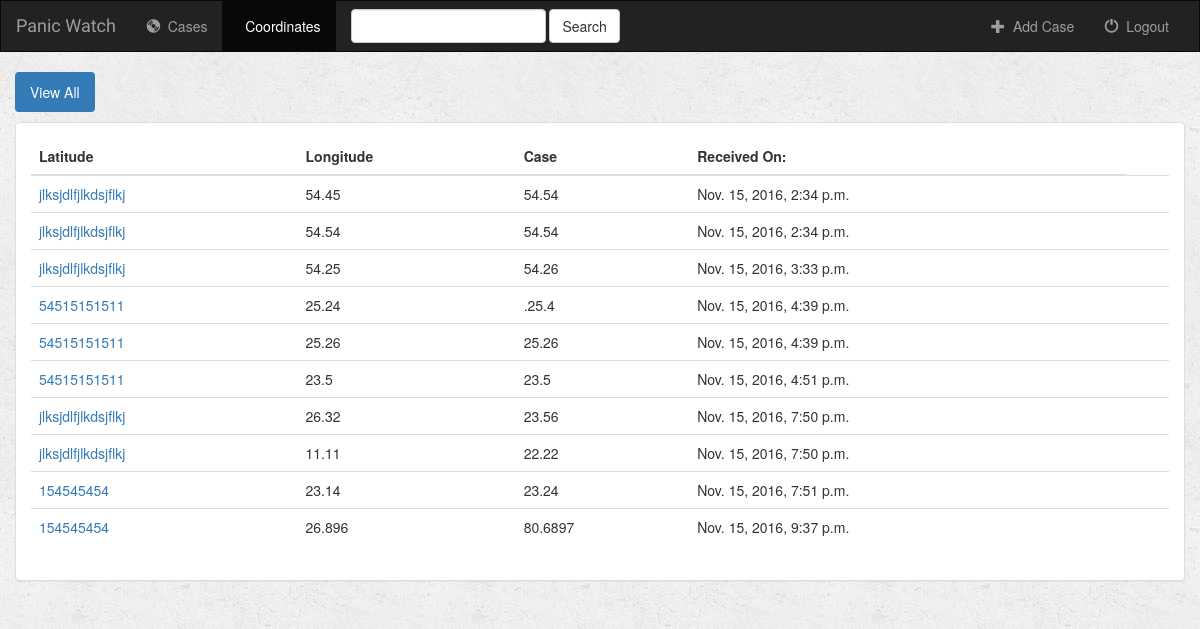
The app's page /case/coordinates/all/ (signed in) with its own data.
### case/models.py (models this page shows, shortened)
class Coordinate(models.Model):  # to store coordinates corresponding to a case
    case = models.ForeignKey(Case, on_delete=models.CASCADE)  # case will be a Foreign key for Coordinates
    latitude = models.CharField(max_length=250)
    longitude = models.CharField(max_length=250)
    date_created = models.DateTimeField(default=datetime.datetime.now)
    is_favorite = models.BooleanField(default=False)

class Case(models.Model):  # to store information for a case, primary key being the case id
    user = models.ForeignKey(User, default=1)  # user will be a Foreign key for a case
    watch_id = models.CharField(max_length=250)
    victim_name = models.CharField(max_length=500)
    date_created = models.DateTimeField(default=datetime.datetime.now)

### case/views.py (the view)
# urls.py: url(r'^coordinates/(?P<filter_by>[a-zA_Z]+)/$', views.coordinates, name='coordinates'), # if filter_by = all => show all coordinates
def coordinates(request, filter_by):
    if not request.user.is_authenticated():
        return render(request, 'case/login.html')
    else:
        try:
            coordinate_ids = []
            case_arr = Case.objects.filter(user=request.user).order_by('-date_created')
            for case in case_arr:
                coordinate_arr = case.coordinate_set.all().order_by('-date_created')
                for coordinate in coordinate_arr:
                    coordinate_ids.append(coordinate.pk)
            victims_coordinates = Coordinate.objects.filter(pk__in=coordinate_ids)
        except Case.DoesNotExist:
            victims_coordinates = []
        return render(request, 'case/coordinates.html', {
            'coordinate_list': victims_coordinates,
            'filter_by': filter_by,
        })

### case/templates/case/coordinates.html (shortened to what this page needs)
{% extends 'case/base.html' %}
{% block coordinates_active %}active{% endblock %}
{% block body %}
<div class="container-fluid coordinates-container">
    <div class="row">
        <div class="col-sm-12">
            <ul class="nav nav-pills" style="margin-bottom: 10px;">
                <li role="presentation" {% if filter_by == 'all' %}class="active"{% endif %}><a href="{% url 'case:coordinates' 'all' %}">View All</a></li>
            </ul>
        </div>
    </div>
    <div class="row">
        <div class="col-sm-12">
            <div class="panel panel-default">
                <div class="panel-body">
                    <table class="table">
                        <thead>
                            <tr>
                                <th>Latitude</th>
                                <th>Longitude</th>
                                <th>Case</th>
                                <th>Received On:</th>
                            </tr>
                        </thead>
                        <tbody>
                            {% for coordinate in coordinate_list %}
                                <tr>
                                    <td>
                                        <a href="{% url 'case:detail' coordinate.case.id %}">{{ coordinate.case.watch_id }}</a>
                                    </td>
                                    <td>{{ coordinate.latitude }}</td>
                                    <td>{{ coordinate.longitude }}</td>
                                    <td>{{ coordinate.date_created }}</td>
                                    <td>
                                    </td>
                                </tr>
                            {% endfor %}
                        </tbody>
                    </table>
                </div>
            </div>
        </div>
    </div>
</div>
{% endblock %}

### case/static/cases/style.css (style rules this page uses)
body { background: white url("images/background.png"); }

### records on screen
Coordinate: case.watch_id "jlksjdlfjlkdsjflkj", latitude "54.45", longitude "54.54", date_created "Nov. 15, 2016, 2:34 p.m."
Coordinate: case.watch_id "jlksjdlfjlkdsjflkj", latitude "54.54", longitude "54.54", date_created "Nov. 15, 2016, 2:34 p.m."
Coordinate: case.watch_id "jlksjdlfjlkdsjflkj", latitude "54.25", longitude "54.26", date_created "Nov. 15, 2016, 3:33 p.m."
Coordinate: case.watch_id "54515151511", latitude "25.24", longitude ".25.4", date_created "Nov. 15, 2016, 4:39 p.m."
Coordinate: case.watch_id "54515151511", latitude "25.26", longitude "25.26", date_created "Nov. 15, 2016, 4:39 p.m."
Coordinate: case.watch_id "54515151511", latitude "23.5", longitude "23.5", date_created "Nov. 15, 2016, 4:51 p.m."
Coordinate: case.watch_id "jlksjdlfjlkdsjflkj", latitude "26.32", longitude "23.56", date_created "Nov. 15, 2016, 7:50 p.m."
Coordinate: case.watch_id "jlksjdlfjlkdsjflkj", latitude "11.11", longitude "22.22", date_created "Nov. 15, 2016, 7:50 p.m."
Coordinate: case.watch_id "154545454", latitude "23.14", longitude "23.24", date_created "Nov. 15, 2016, 7:51 p.m."
Coordinate: case.watch_id "154545454", latitude "26.896", longitude "80.6897", date_created "Nov. 15, 2016, 9:37 p.m."
